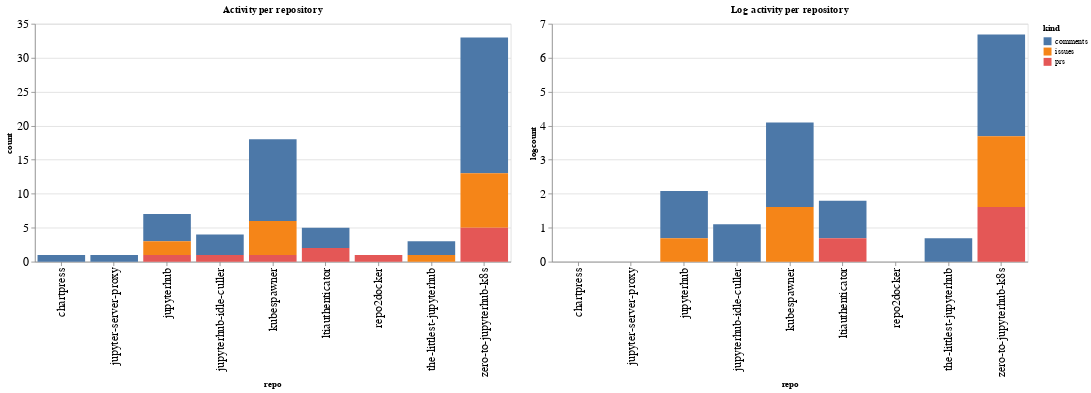

The notebook cell saved with this chart:
### Code cell
ch1 = alt.Chart(repo_summaries, width=600, title="Activity per repository").mark_bar().encode(
    x='repo',
    y='count',
    color='kind',
    tooltip="kind"
)

ch2 = alt.Chart(repo_summaries, width=600, title="Log activity per repository").mark_bar().encode(
    x='repo',
    y='logcount',
    color='kind',
    tooltip="kind"
)

ch1 | ch2

### Figure 1 — Vega-Lite specification as saved in the notebook (floating-point values rounded to 4 significant figures)
{"config": {"axisLeft": {"labelFontSize": 15}, "axisBottom": {"labelFontSize": 15}}, "hconcat": [{"mark": "bar", "encoding": {"color": {"type": "nominal", "field": "kind"}, "tooltip": {"type": "nominal", "field": "kind"}, "x": {"type": "nominal", "field": "repo"}, "y": {"type": "quantitative", "field": "count"}}, "title": "Activity per repository", "width": 600}, {"mark": "bar", "encoding": {"color": {"type": "nominal", "field": "kind"}, "tooltip": {"type": "nominal", "field": "kind"}, "x": {"type": "nominal", "field": "repo"}, "y": {"type": "quantitative", "field": "logcount"}}, "title": "Log activity per repository", "width": 600}], "data": {"name": "data-3c364712b200201bffc0c3aea05bdc94"}, "$schema": "https://vega.github.io/schema/vega-lite/v4.8.1.json", "datasets": {"data-3c364712b200201bffc0c3aea05bdc94": [{"repo": "chartpress", "kind": "comments", "count": 1, "logcount": 0.0}, {"repo": "jupyter-server-proxy", "kind": "comments", "count": 1, "logcount": 0.0}, {"repo": "jupyterhub", "kind": "comments", "count": 4, "logcount": 1.386}, {"repo": "jupyterhub", "kind": "issues", "count": 2, "logcount": 0.6931}, {"repo": "jupyterhub", "kind": "prs", "count": 1, "logcount": 0.0}, {"repo": "jupyterhub-idle-culler", "kind": "comments", "count": 3, "logcount": 1.099}, {"repo": "jupyterhub-idle-culler", "kind": "prs", "count": 1, "logcount": 0.0}, {"repo": "kubespawner", "kind": "comments", "count": 12, "logcount": 2.485}, {"repo": "kubespawner", "kind": "issues", "count": 5, "logcount": 1.609}, {"repo": "kubespawner", "kind": "prs", "count": 1, "logcount": 0.0}, {"repo": "ltiauthenticator", "kind": "comments", "count": 3, "logcount": 1.099}, {"repo": "ltiauthenticator", "kind": "prs", "count": 2, "logcount": 0.6931}, {"repo": "repo2docker", "kind": "prs", "count": 1, "logcount": 0.0}, {"repo": "the-littlest-jupyterhub", "kind": "comments", "count": 2, "logcount": 0.6931}, {"repo": "the-littlest-jupyterhub", "kind": "issues", "count": 1, "logcount": 0.0}, {"repo": "zero-to-jupyterhub-k8s", "kind": "comments", "count": 20, "logcount": 2.996}, {"repo": "zero-to-jupyterhub-k8s", "kind": "issues", "count": 8, "logcount": 2.079}, {"repo": "zero-to-jupyterhub-k8s", "kind": "prs", "count": 5, "logcount": 1.609}]}}
